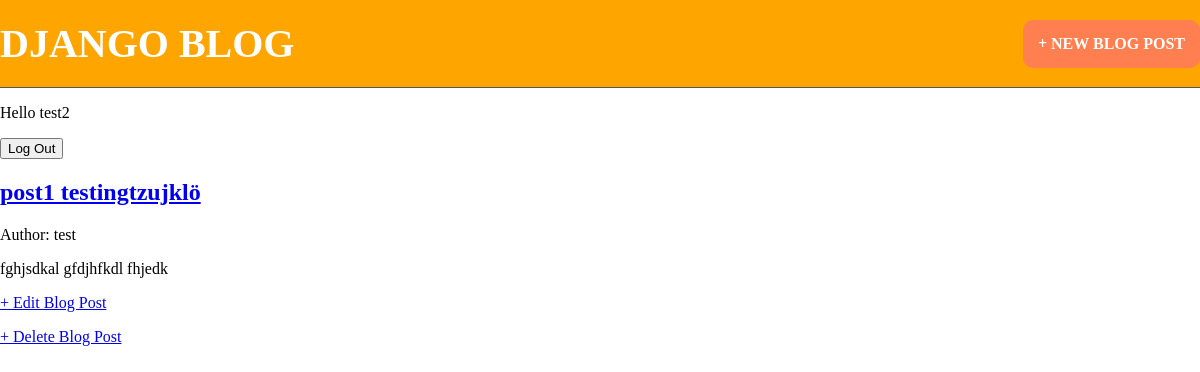
The page / (signed in) on the database as committed earlier.
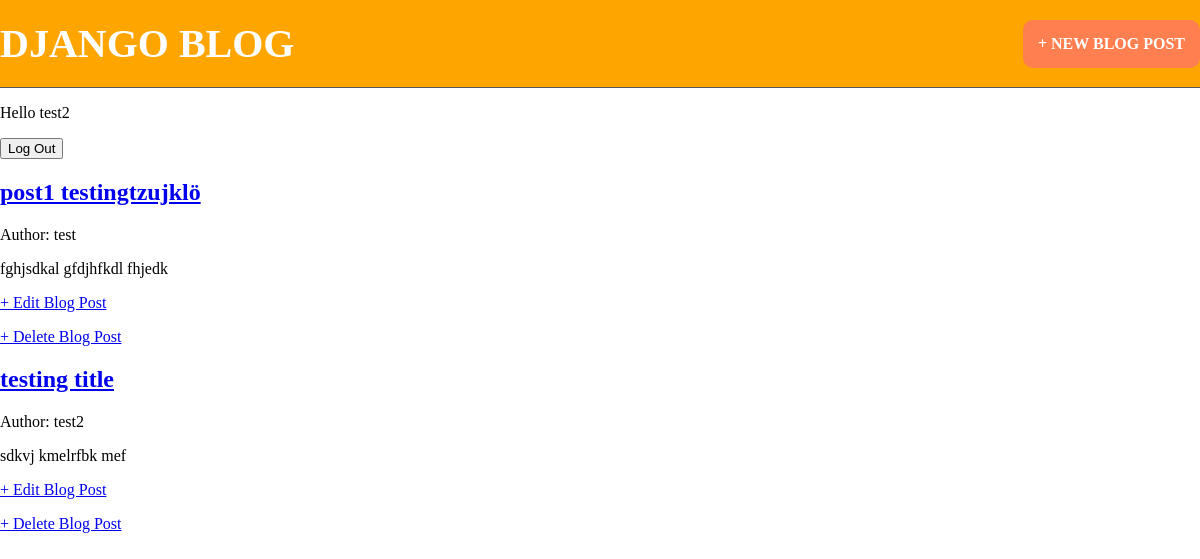
The same page on the database as committed later.
### blog/models.py (models this page shows, shortened)
class Post(models.Model):
    title = models.CharField(max_length=200)
    author = models.ForeignKey(
        "auth.User",
        on_delete=models.CASCADE,
    )
    body = models.TextField()
    def get_absolute_url(self):
        return reverse("post_detail", kwargs={"pk": self.pk})

### blog/views.py (the view)
# urls.py: path("", BlogListView.as_view(), name="home"),
class BlogListView(LoginRequiredMixin, ListView):
    model = Post
    template_name = "home.html"
    context_object_name = "posts"

### templates/home.html
{% extends "base.html" %}
{% block content %}
{% for post in posts %}
<div>
    <h2>
        <a href="{{ post.get_absolute_url }}">{{post.title}}</a>
    </h2>
    <p>Author: {{post.author}}</p>
    <p>{{post.body}}</p>
    <p><a href="{% url 'post_edit' post.pk %}">+ Edit Blog Post</a></p>
    <p>
    <p><a href="{% url 'post_delete' post.pk %}">+ Delete Blog Post</a></p>
    </p>
</div>
{% endfor %}
{% endblock content %}

Rows that differ between the two databases and show on the page:
added Post: title "testing title", author "test2", body "sdkvj kmelrfbk mef"
